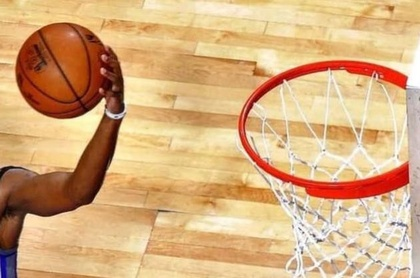
%> input picture image111.jpg, 420 x 278 px, shrunk from 631 x 417 before the run
$ octave projectcode.m   (GNU Octave 9; MATLAB toolbox functions it lacks are replaced by stand-ins)
%> lines starting %> are read from the running program, lines starting %| are printed output that depends on the picture; in (x1, y1, x2, y2) boxes, pixels count from 0 and x2, y2 are one past the last pixel; in counts of white or black regions, pixels touching at a corner belong together; the program's own positions count from 1
%Import the image
% Load the image
f = imread('image111.jpg');
%> f is the input picture: size 278x420x3 uint8; mean R, G, B 215.2, 173.6, 126.9
% Convert to grayscale if it's a color image
if size(f, 3) == 3
    f = rgb2gray(f);
%> f: size 278x420 uint8
end
f = double(f);
%> f: size 278x420 double
plot_ellipse(f)

%Compute the 2-dimensional Gaussian function values
sigma = 2; % standard deviation for Gaussian

G = gaussian_function(sigma);
%Compute the 2d-convolution
f_smooth = conv2(f, G, 'same');
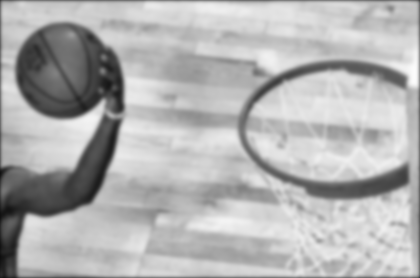
%> f_smooth: size 278x420 double; min 14.59, max 252.2, mean 178.6
plot_ellipse(f_smooth)

%An edge is defined when
[df_smooth_x, df_smooth_y] = gradient(f_smooth);
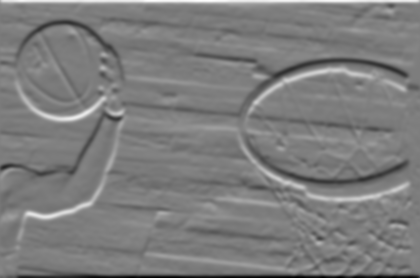
%> df_smooth_y: size 278x420 double; min -40.46, max 41.69, mean 0; drawn with min black and max white
gradient_norm = sqrt(df_smooth_x.^2 + df_smooth_y.^2);
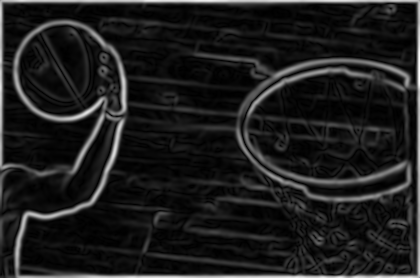
%> gradient_norm: size 278x420 double; min 0.00333, max 44.76, mean 5.2; drawn with min black and max white
%is large, and when
M = mexican_hat(sigma);
d_f_smooth_2 = conv2(f, M, 'same');
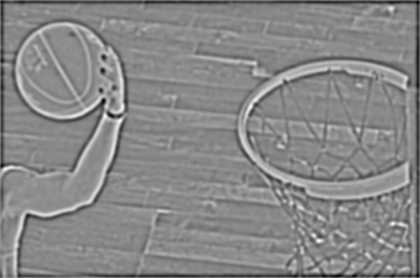
%> d_f_smooth_2: size 278x420 double; min -543.7, max 405.9, mean -38.3; drawn with min black and max white
df_smooth_2_abs=abs(d_f_smooth_2);
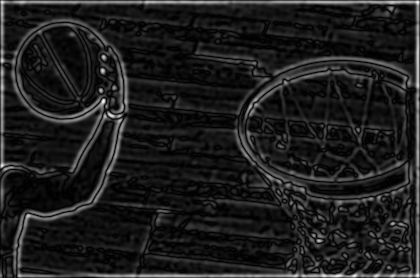
%> df_smooth_2_abs: size 278x420 double; min 0.00319, max 543.7, mean 64.5; drawn with min black and max white
%is small.

f_feature = canny_edge_detector(gradient_norm, df_smooth_2_abs, 10, 200);
%> after the loop in canny_edge_detector, `for i = (1 + offset):(n - offset)`:
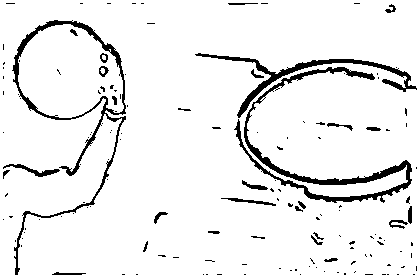
%> f_feature: size 278x420 double; 93% white; 148 black regions (119 under 20 px), largest, box (x1, y1, x2, y2) and area: (234, 67, 412, 203) 2642, (12, 20, 126, 275) 2181, (195, 53, 417, 118) 1460
plot_ellipse(f_feature)

F = feature_set(f_feature)

n = 2; % Number of clusters
I_max = 100; % Max number of iterations
[N, ~] = size(F);
%> N = 8181
centroids = F(randperm(N, n), :) % Initial centroids chosen randomly from F
clusters = cell(1, n); % Cell array to hold indices of points in each cluster
d = cell(1, I_max)

for i = 1:I_max
    distances = zeros(N, n);
    % Step 1: Assign points to the nearest centroid
    for k = 1:n
        % Compute the Euclidean distance from all points in F to the k-th centroid
        distances(:, k) = sqrt(sum((F - centroids(k, :)).^2, 2));
    end

    % Find the closest centroid for each point
    [min_distances, min_idx] = min(distances, [], 2);

    d{i} = sum(min_distances.^2);

    % Step 2: Update centroids to the mean of assigned points
    new_centroids = zeros(n, 2);

    for k = 1:n
        % Assign the points to the respective cluster
        clusters{k} = find(min_idx == k);
    end

    % Step 2: Update centroids to the mean of assigned points
    for k = 1:n
        if ~isempty(clusters{k})
            new_centroids(k, :) = round(mean(F(clusters{k}, :), 1));
        else
            % If a cluster has no points, keep its centroid unchanged
            new_centroids(k, :) = centroids(k, :);
        end
    end

    % Step 3: Check for convergence (if centroids do not change)
    if all(centroids == new_centroids)
        break; % Convergence achieved
    end
    centroids = new_centroids; % Update centroids
end
%> this loop made 7 passes
%> centroids on passes 1 to 6: [184 385; 123 199], [155 359; 120 156], [147 337; 119 121], [141 321; 120 84], [139 318; 122 75], [139 317; 122 74]
%> after the loop, clusters = 2 items; d = 100 items; new_centroids = [139 317; 122 74]

    [imageHeight, imageWidth, ~] = size(f_feature);
%> imageHeight = 278; imageWidth = 420
    % Initialize an RGB matrix with all black pixels
    color_matrix = 255*ones(imageHeight, imageWidth, 3);

    % Generate n distinguishable colors using lines colormap
    colors = lines(n);

    % Assign color to each cluster point in the RGB matrix
    for k = 1:n
        % Find the points in the current cluster
        cluster_points = F(clusters{k}, :);

        for p = 1:size(cluster_points, 1)
            % Get the matrix coordinates for each point in the cluster
            row = cluster_points(p, 1);
            col = cluster_points(p, 2);

            % Place the color of cluster k at (row, col)
            color_matrix(row, col, :) = colors(k, :);
        end
    end

    % Place centroids in white (optional)
    for c = 1:size(centroids, 1)
        row = centroids(c, 1);
        col = centroids(c, 2);
        color_matrix(row, col, :) = [0, 0, 0]; % Black color for centroids
    end
%> this loop made 2 passes
%> (row, col) on passes 1 to 2: (139, 317), (122, 74)
%> color_matrix: size 278x420x3 double; mean R, G, B 237.1, 237.2, 237.2

plot_ellipse(color_matrix)
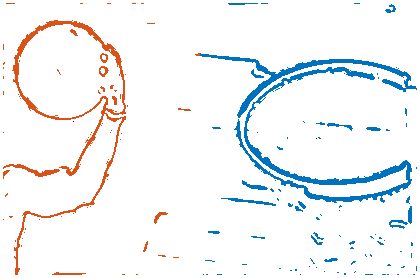
%> displayed picture: size 278x420x3, on the screen's scale of 0 to 255; mean R, G, B 242.6, 244.3, 246.3

function G = gaussian_function(sigma)
    % Define the kernel size
    size = 2 * ceil(3 * sigma) + 1;

    % Create the coordinate grid
    x = -(size - 1) / 2 : (size - 1) / 2;

    % Define the 1D Gaussian function
    g = (1 / (sigma * sqrt(2 * pi))) * exp(-(x .^ 2) / (2 * sigma ^ 2));

    % Compute the 2D Gaussian kernel using outer product
    G = g' * g;
end

function f_feature = canny_edge_detector(gradient_norm, df_2_smooth_abs, d1, d2)
    [n, m] = size(gradient_norm);
    f_feature = 255*ones(n, m);  % Or preallocate a numeric matrix if possible

    % Define boundary offset to avoid detecting edges near the boundary
    offset = 3;
    % Loop through each unique pair
    for i = (1 + offset):(n - offset)
        for j = (1 + offset):(m - offset)
            if (gradient_norm(i,j) > d1) && (df_2_smooth_abs(i,j) < d2)
            % Put the pair (i,j) in the feature set
            f_feature(i, j) = 0;
            end
        end
    end
end

function M = mexican_hat(sigma)
    % Define the kernel size
    size = 2 * ceil(3 * sigma) + 1;

    % Create the coordinate grid
    [x, y] = meshgrid(-(size - 1) / 2 : (size - 1) / 2);

    % Define the Mexican Hat function
    M = (x.^2 + y.^2 - 2 * sigma^2) ./ (sigma^4) .* exp(-(x.^2 + y.^2) / (2 * sigma^2));
end

function plot_ellipse(img)
    %Get image dimensions
    [imageHeight, imageWidth, ~] = size(img);

    % Display the image
    figure;
    image(img, 'XData', [-imageWidth/2, imageWidth/2], 'YData', [-imageHeight/2, imageHeight/2]);
    colormap gray;
    %hold on;

    % Set up the axes
    ax = gca;
    ax.XAxisLocation = 'origin';
    ax.YAxisLocation = 'origin';

    % Define the axis limits to match the image dimensions
    xlim([-imageWidth/2, imageWidth/2]);
    ylim([-imageHeight/2, imageHeight/2]);

    % Enable grid
    grid on;

    % Label axes
    xlabel('X-axis');
    ylabel('Y-axis');
    title('Ellipse');
end

function F = feature_set(f_feature)
    [n, m] = size(f_feature);
    F = [];  % Or preallocate a numeric matrix if possible
    % Loop through each unique pair
    for i = 1:n
        for j = 1:m
            if f_feature(i,j) == 0
            % Put the pair (i,j) in the feature set
            F = [F; [i j]];
            end
        end
    end
end

$ run again, with image1.jpg copied over image111.jpg
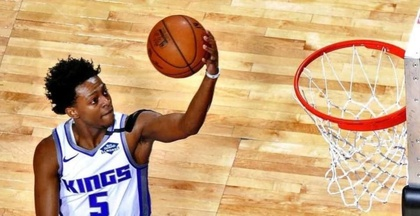
%> input picture image1.jpg, 420 x 216 px, shrunk from 958 x 492 before the run
%> f is the input picture: size 216x420x3 uint8; mean R, G, B 204.4, 167.9, 127.9
%> after the loop in canny_edge_detector, `for i = (1 + offset):(n - offset)`:
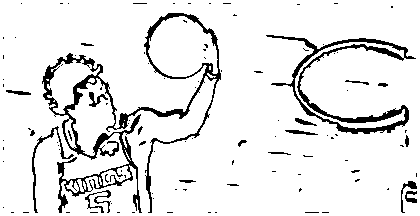
%> f_feature: size 216x420 double; 90.7% white; 109 black regions (90 under 20 px), largest, box (x1, y1, x2, y2) and area: (42, 13, 221, 213) 4480, (266, 35, 416, 134) 2306, (32, 126, 74, 213) 317
%> the loop `for i = 1:I_max` made 5 passes
%> centroids on passes 1 to 4: [124 291; 105 117], [98 334; 124 109], [98 341; 123 113], [100 347; 122 116]
%> after the loop `for i = 1:I_max`: clusters = 2 items; d = 100 items; new_centroids = [100 347; 122 116]
%> the loop `for c = 1:size(centroids, 1)` made 2 passes
%> (row, col) on passes 1 to 2: (100, 347), (122, 116)
%> `plot_ellipse(color_matrix)`:
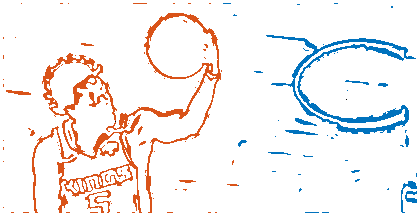
%> displayed picture: size 216x420x3, on the screen's scale of 0 to 255; mean R, G, B 244.3, 239.9, 238.9

$ run again, with image11.jpg copied over image111.jpg
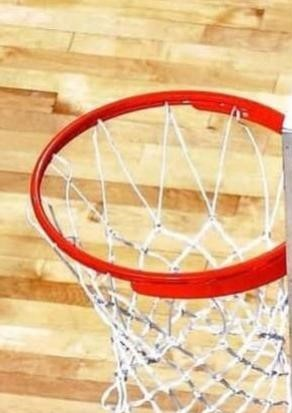
%> input picture image11.jpg, 292 x 413 px
%> f is the input picture: size 413x292x3 uint8; mean R, G, B 228.2, 189.1, 145.3
%> after the loop in canny_edge_detector, `for i = (1 + offset):(n - offset)`:
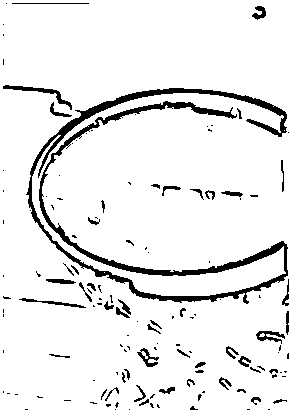
%> f_feature: size 413x292 double; 92.1% white; 135 black regions (86 under 20 px), largest, box (x1, y1, x2, y2) and area: (26, 88, 288, 304) 6228, (3, 85, 72, 110) 302, (256, 331, 285, 344) 177
%> the loop `for i = 1:I_max` made 11 passes
%> centroids on passes 1 to 8: [248 262; 210 119], [255 242; 199 103], [269 226; 181 98], [284 215; 165 103], [297 202; 153 112], [305 189; 143 122], [305 179; 134 128], [305 176; 131 131]
%> after the loop `for i = 1:I_max`: clusters = 2 items; d = 100 items; new_centroids = [304 173; 129 133]
%> the loop `for c = 1:size(centroids, 1)` made 2 passes
%> (row, col) on passes 1 to 2: (304, 173), (129, 133)
%> `plot_ellipse(color_matrix)`:
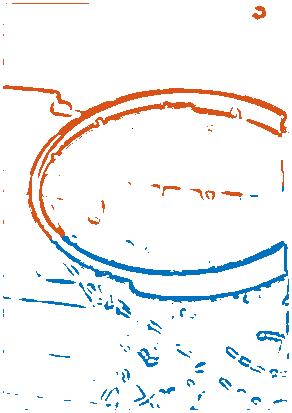
%> displayed picture: size 413x292x3, on the screen's scale of 0 to 255; mean R, G, B 243.2, 242.7, 243.5

$ run again, with image1111.jpg copied over image111.jpg
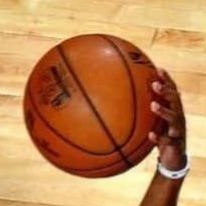
%> input picture image1111.jpg, 206 x 206 px
%> f is the input picture: size 206x206x3 uint8; mean R, G, B 192.5, 135.7, 87.1
%> the loop `for i = 1:I_max` made 12 passes
%> centroids on passes 1 to 8: [180 169; 103 105], [162 163; 91 90], [151 161; 87 80], [143 160; 87 70], [138 160; 89 65], [136 160; 90 63], [135 160; 91 62], [134 160; 92 61]
%> after the loop `for i = 1:I_max`: clusters = 2 items; d = 100 items; new_centroids = [132 161; 93 60]
%> the loop `for c = 1:size(centroids, 1)` made 2 passes
%> (row, col) on passes 1 to 2: (132, 161), (93, 60)
%> `plot_ellipse(color_matrix)`:
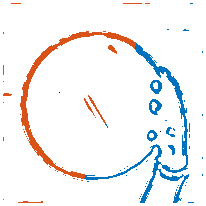
%> displayed picture: size 206x206x3, on the screen's scale of 0 to 255; mean R, G, B 242.5, 242.4, 243.4
